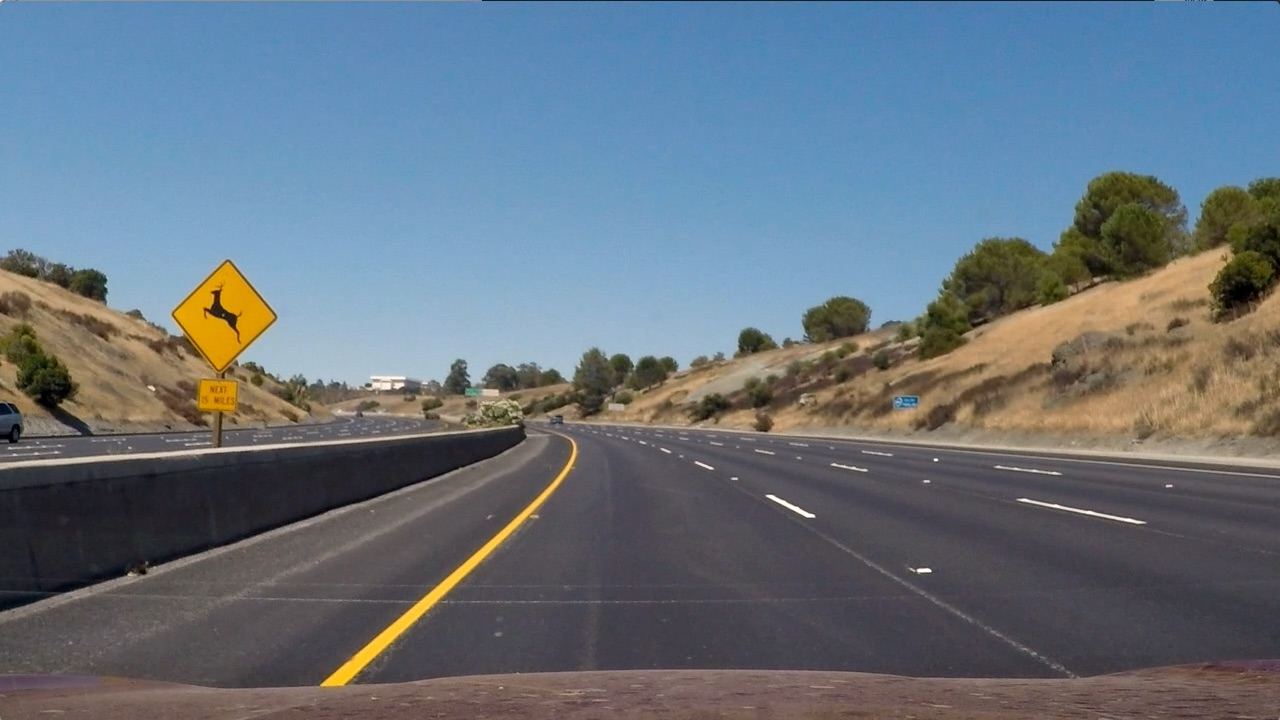
#> input picture test_images/test2.jpg, 1280 x 720 px
$ jupyter execute --allow-errors 'Advance Lane Finding.ipynb'   (shell and % lines are left out)   (older library calls are emulated)
#> lines starting #> are read from the running program, lines starting #| are printed output that depends on the picture; after the words box and inside, x2 and y2 are one past the last pixel; in counts of white or black regions, pixels touching at a corner belong together
# 1. Imports

[cell 1]
import cv2
import matplotlib.pyplot as plt
import numpy as np
import glob

[cell 2]
from moviepy.editor import VideoFileClip
from IPython.display import HTML

[cell 3]
path = 'test_images/test2.jpg'
test_image = plt.imread(path)
#> test_image is the input picture: shape (720, 1280, 3); mean R, G, B 102.8, 114.6, 125.5

[cell 4]
plt.imshow(test_image);
#> (this line was passed over: IPython is not available in this run)

# 2. Camera Callibration

[cell 5]
def calibrate_camera(image_folder, chess_size = (6, 9)):
    """
     image_folder: (str) path of image folder
     chess_size: (Tuple) Corners in chess Images

     returns tuple(list(object_points, image_points))
    """
#> called with image_folder = 'camera_cal', chess_size = (6, 9)
    # prepare object points, like (0,0,0), (1,0,0), (2,0,0) ....,(6,5,0)
    # here objets points are like (x, y, z), z is always zero as for channel=1(2D image)
    obj_p = np.zeros((chess_size[0]*chess_size[1], 3), np.float32)
    obj_p[:, :2] = np.mgrid[0:chess_size[1], 0:chess_size[0]].T.reshape(-1, 2) # since x in image is columns and y is row

    # Lists to store object points and image points from all the images
    object_points = [] # 3d points in real world space
    image_points = [] # 2d points in image plane

    images = glob.glob(f'{image_folder}/cal*.jpg')
    # Step through the list and search for chessboard corners
    for idx, image in enumerate(images):
        img = cv2.imread(image)
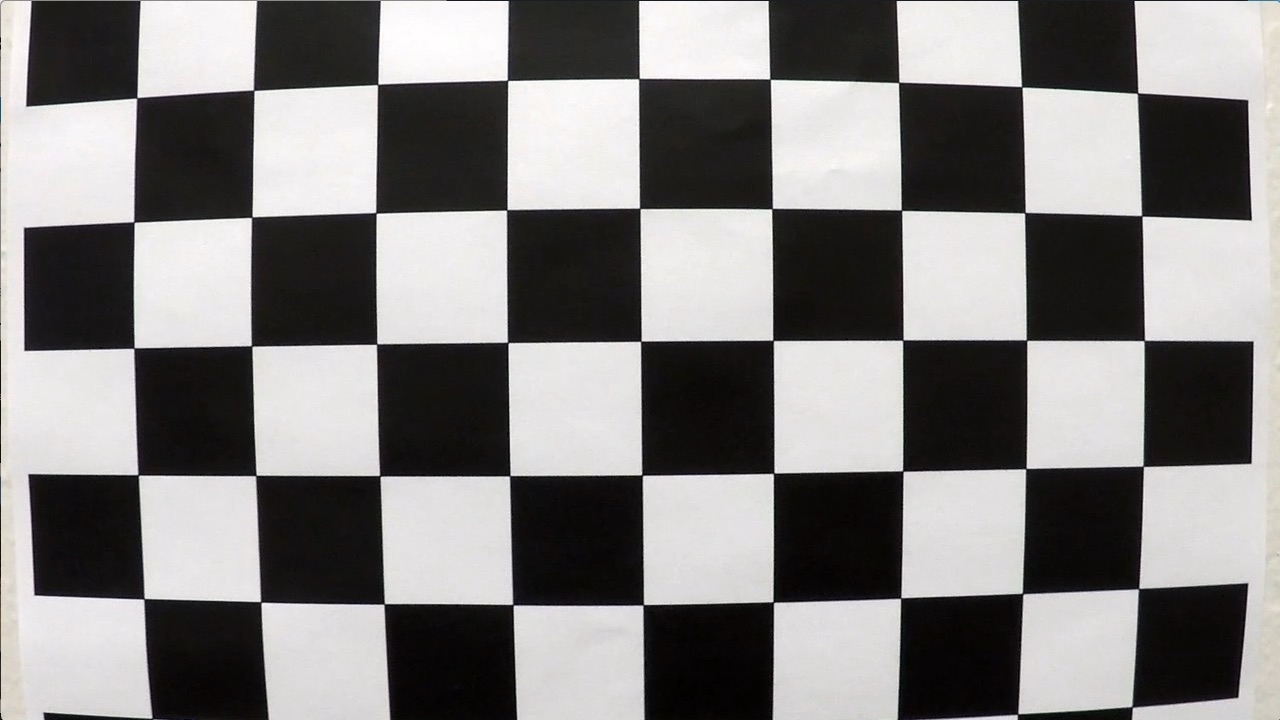
#> input picture camera_cal/calibration1.jpg, 1280 x 720 px
#> img is the input picture: shape (720, 1280, 3); mean B, G, R 127.8, 128.4, 130.1
        gray = cv2.cvtColor(img, cv2.COLOR_BGR2GRAY)

        # Find the chessboard corners
        ret, corners = cv2.findChessboardCorners(gray, (chess_size[1], chess_size[0]))
#> ret = False; corners = None

        # IF found, add object points, image points
        if ret == True:
            object_points.append(obj_p)
            image_points.append(corners)

    return object_points, image_points

[cell 6]
# object poinds, image points for undistorting the image
obj_points, img_points = calibrate_camera('camera_cal')
#> obj_points = 2 items; img_points = 2 items

[cell 7]
def create_undistorted_image(img, obj_points=[], img_points=[]):
    """
    returns: undistorted image
    """
    #img = cv2.imread(img)
    img_size = (img.shape[1], img.shape[0])

    # Do camera calibration given objects and image points
    ret, mtx, dist, rvecs, tvecs = cv2.calibrateCamera(obj_points, img_points, img_size, None, None)
#> ret = 0.644; mtx = [[1057.6, 0, 691.1], [0, 1058.6, 278], [0, 0, 1]]; dist = [[-0.322, 0.709, 0.013, 0.00946, -1.02]]; rvecs = ([0.424, -0.236, 0.0488], [-0.024, 0.4, -0.0295]); tvecs = ([-2.48, 1.1, 17.79], [-17.95, -0.401, 29.17])
    undisorted_image = cv2.undistort(img, mtx, dist, None, mtx)
    return undisorted_image

[cell 8]
undistorted_image = create_undistorted_image(test_image, obj_points, img_points)
plt.imshow(undistorted_image)
#> (this line was passed over: IPython is not available in this run)
plt.imsave('test_images/undistorted_image.jpg', undistorted_image)

# 3. Perspective Transform

[cell 9]
def warp(img, inv=False):
    """
    img: image either gray scale or 3 channel image
    inv(inverse): `False` returns warped and
                   `True` return unwarped
    """
#> called with inv = False
    img_size = (img.shape[1], img.shape[0])

    x_size, y_size = img_size


    src = np.float32([
        [384, y_size - 55],
        [896, y_size - 55],
        [699, 477],
        [581, 477]
    ])

    dst = np.float32([
        [384, y_size],
        [896, y_size],
        [896, 0],
        [384, 0]
    ])

    if inv:
        M = cv2.getPerspectiveTransform(dst, src)
    else:
        M = cv2.getPerspectiveTransform(src, dst)

    warped = cv2.warpPerspective(img, M, img_size, flags=cv2.INTER_LINEAR)

    return warped

[cell 10]
warped = warp(undistorted_image)
plt.imsave('test_images/warped.jpg', warped)

[cell 11]
plt.imshow(warped);
#> (this line was passed over: IPython is not available in this run)

# 4. Image Color Space Manipulation

[cell 12]
def pipeline(warped):
    """
    Returns a binary image
    """
    R = warped[:,:,0]
    clahe = cv2.createCLAHE(clipLimit=2.0, tileGridSize=(8,8))
    R = clahe.apply(R)
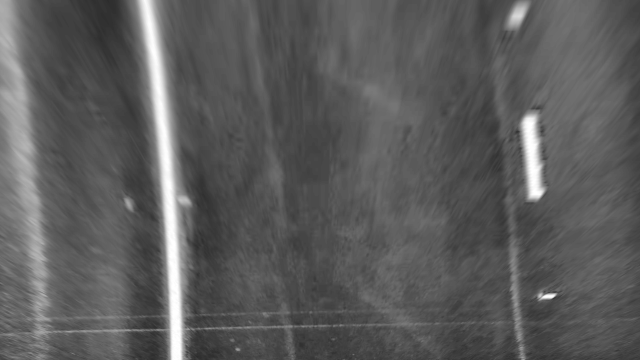
#> R: shape (720, 1280) (shown at 1/2 size); min 42, max 255, mean 91.9

    thresh = (200, 255)
    r_binary = np.zeros_like(R)
    r_binary[(R > thresh[0])&(R <= thresh[1])] = 1

    return r_binary

[cell 13]
binary_warped = pipeline(warped)
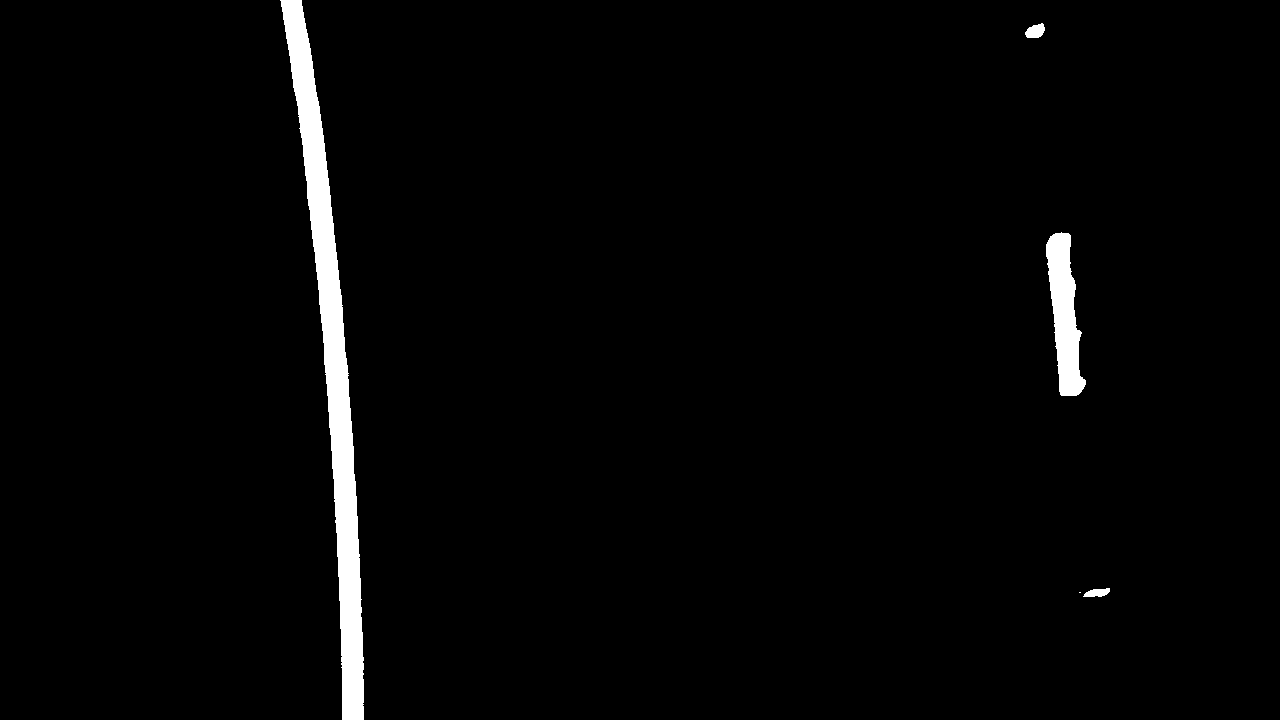
#> binary_warped: shape (720, 1280); values 0 (black) and 1 (white), 2.2% white; 5 white regions (1 under 20 px), largest, box (x1, y1, x2, y2) and area: (280, 0, 364, 720) 15940, (1046, 232, 1086, 396) 3753, (1025, 23, 1045, 38) 216, (1083, 588, 1110, 597) 169
plt.imshow(binary_warped);
#> (this line was passed over: IPython is not available in this run)

# 5. Region of Interest

[cell 14]
def region_of_interest(img, vertices):
    """
    Applies an image mask.

    Only keeps the region of the image defined by the polygon
    formed from `vertices`. The rest of the image is set to black.
    `vertices` should be a numpy array of integer points.
    """
    #defining a blank mask to start with
    mask = np.zeros_like(img)

    #defining a 3 channel or 1 channel color to fill the mask with depending on the input image
    if len(img.shape) > 2:
        channel_count = img.shape[2]  # i.e. 3 or 4 depending on your image
        ignore_mask_color = (255,) * channel_count
    else:
        ignore_mask_color = 255

    #filling pixels inside the polygon defined by "vertices" with the fill color
    cv2.fillPoly(mask, vertices, ignore_mask_color)
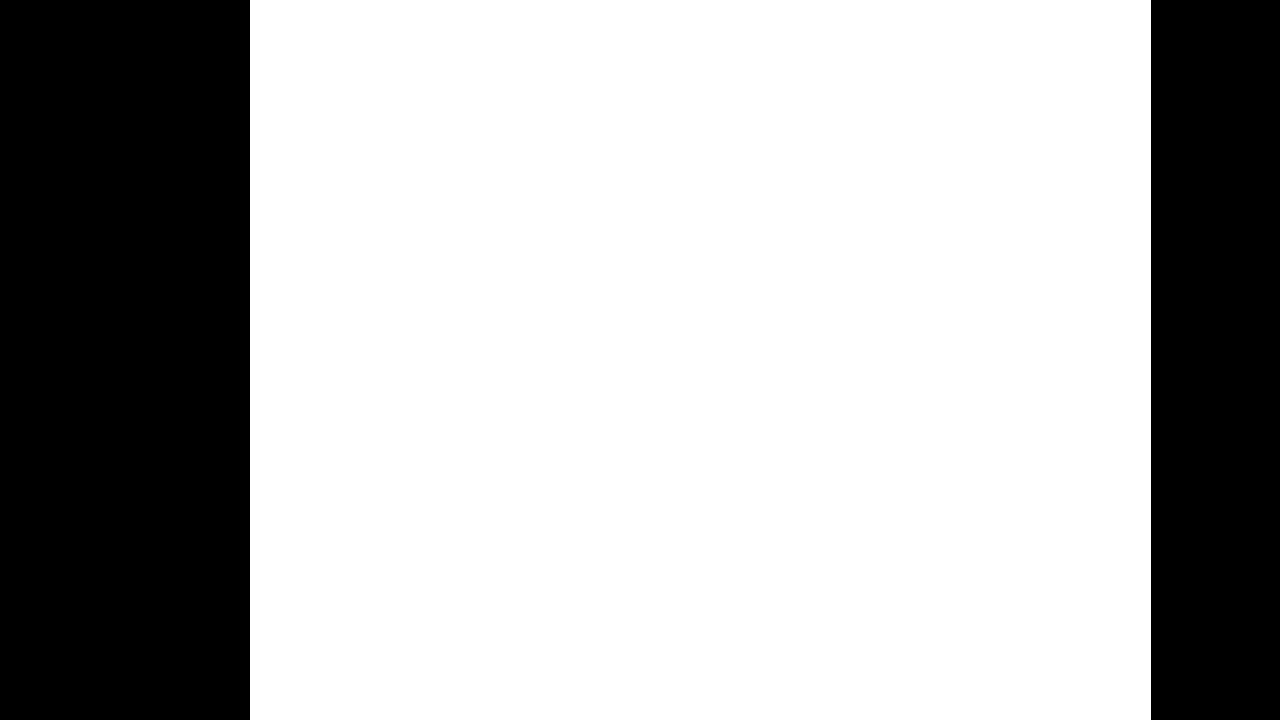
#> mask: shape (720, 1280); 70.4% white; 2 black regions, box (x1, y1, x2, y2) and area: (0, 0, 250, 720) 180000, (1151, 0, 1280, 720) 92880

    #returning the image only where mask pixels are nonzero
    masked_image = cv2.bitwise_and(img, mask)
    return masked_image

[cell 15]
coordinte_mask = [np.array([[250, 720], [1150, 720], [1150, 0], [250, 0]])]
required_region = region_of_interest(binary_warped, coordinte_mask)

[cell 16]
plt.imshow(required_region);
#> (this line was passed over: IPython is not available in this run)
#> (the rest of the program and of its run is left out)
